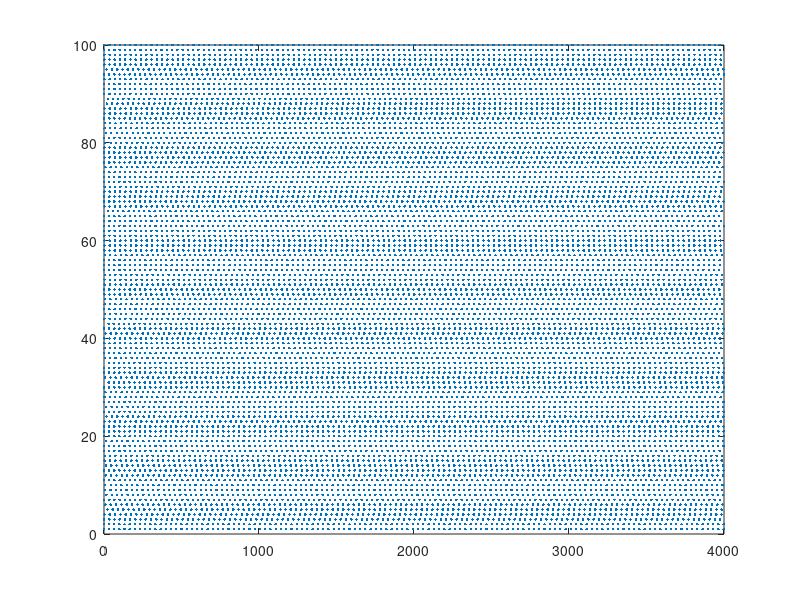

This figure's MATLAB source:
clc
clear all

C=100;
vr=-60;
vt=-40;
k=0.7;
a=0.03;
b=-2;
c=-50;
d=100;
vpeak=35;
tausyn=2;

Nn=100;     % The number of neurons
dt=0.2;     % Step size
Nt=20000;   % The number of dt. Then, the maximum simulation time is Nt*dt.

w=0.5;     % Weight of the connections. We assume that all connections have the same weights.
I=52;       % External current to the neurons.

%% Initial conditions
rand('seed',0);
v=(vpeak-c).*rand(Nn,1)+c;  % Randomly initialize v between [c,vpeak]
u=0*v;                      % The 'conductance' u is always 0.
tt=dt*(0:Nt-1);

spikind=[];
spikt=[];
ConnMat=w*(ones(Nn)-diag(ones(Nn,1))); % no self coupling
Icon=zeros(Nn,1);
dexp=exp(-dt/tausyn);

for i=1:Nt
        v=v+dt*(k*(v-vr).*(v-vt)-u+I+ConnMat*Icon)/C;
        u=v+dt*a*(b*(v-vr)-u);
        Icon=Icon*dexp;     % Effects of input exponentially decay.
        ii=find(v>=vpeak);
        if ~isempty(ii)
            v(ii)=c;
            u(ii)=u(ii)+d;
            spikt=[spikt dt*i*ones(1,length(ii))];
            spikind=[spikind ii(:)'];
            Icon(ii)=Icon(ii)+1;
        end
end

figure(1);clf;
plot(spikt,spikind,'.');
xlim([0 4000]);
